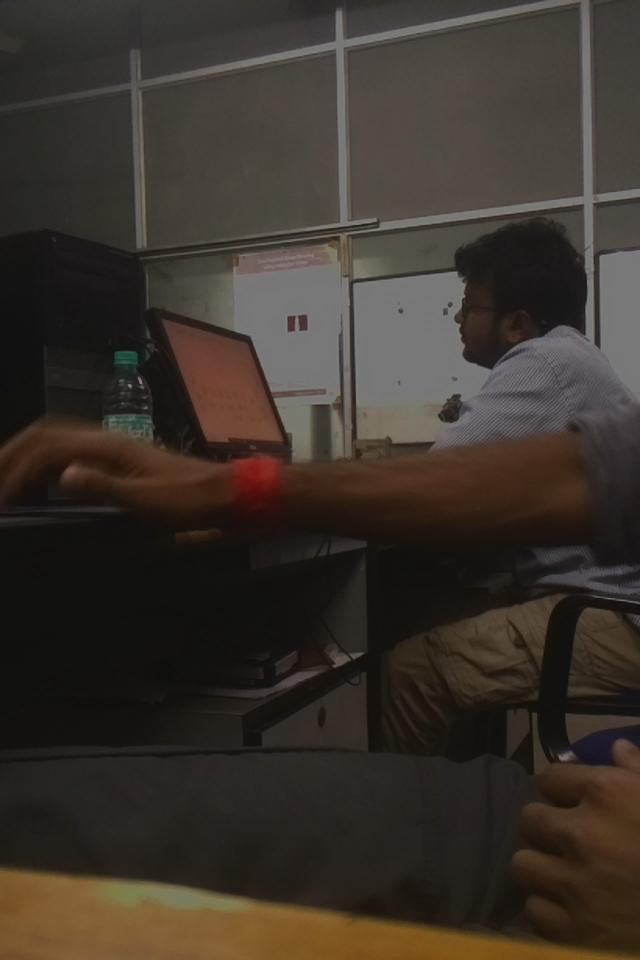
//> input picture live_streaming/img.ppm, 640 x 960 px
$ ./live_to_ccode   (built with g++ and OpenCV 4)
//> lines starting //> are read from the running program, lines starting //| are printed output that depends on the picture; pictures that were not available may be replaced by others from this repository, and a replacement may not be noted
#include <bits/stdc++.h>
#include <opencv2/opencv.hpp>
// #include "get_all4_maps.cpp"

using namespace cv;
using namespace std;

Mat img11;
Mat img22;
stack<Point2d> s;
// [51 lines left out: functions myfun, select_point, not called in this run]
int main()
{
	// Mat map1_x,map2_x,map1_y,map2_y;
	Mat img = imread("img.ppm",0);
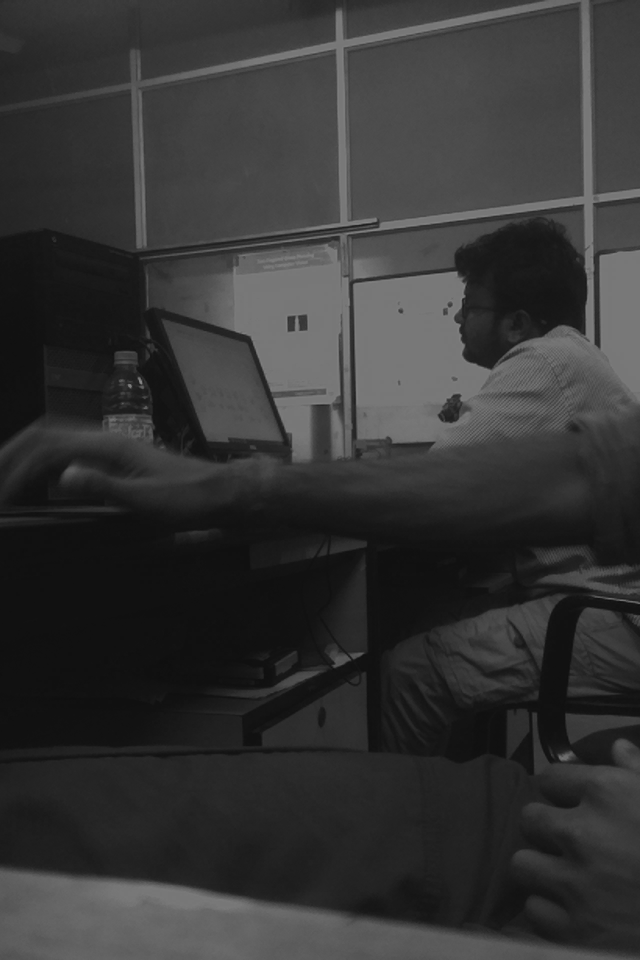
//> img: 960 rows x 640 cols, CV_8UC1; min 15, max 135, mean 52.5
	int var1;

	////to get four maps
//////////////////////////////////////////
	Mat map1_x(img.rows,img.cols,CV_16SC2,Scalar(0));
	Mat map2_x(img.rows,img.cols,CV_16SC2,Scalar(0));
	Mat map1_y(img.rows,img.cols,CV_16UC1,Scalar(0));
	Mat map2_y(img.rows,img.cols,CV_16UC1,Scalar(0));

	ifstream file;
	ofstream save;
	file.close();


	///////////////////
	file.open("my_maps/map1_1");
	if(file.good())
	{
		for(int i=0;i<map1_x.rows;i++)
		{
			for (int j = 0; j <map1_x.cols; j++)
			{
				file>>var1;
				map1_x.at<Vec2s>(i,j)[0]=var1;
				file>>var1;
				map1_x.at<Vec2s>(i,j)[1]=var1;

			}
		}
	}
	else
	{
		cout<<"prob"<<endl;
	}
	file.close();

	/////////////
	file.open("my_maps/map2_1");
	if(file.good())
	{
		for(int i=0;i<map2_x.rows;i++)
		{
			for (int j = 0;j <map2_x.cols; j++)
			{
				file>>var1;
				map2_x.at<Vec2s>(i,j)[0]=var1;
				file>>var1;
				map2_x.at<Vec2s>(i,j)[1]=var1;

			}
		}
	}
	else
	{
		cout<<"prob"<<endl;
	}
	file.close();

	///////
	file.open("my_maps/map1_2");
	if(file.good())
	{
		for(int i=0;i<map1_y.rows;i++)
		{
			for (int j = 0;j <map1_y.cols; j++)
			{
				file>>var1;
				map1_y.at<unsigned short>(i,j)=var1;

			}
		}
	}
	else
	{
		cout<<"prob"<<endl;
	}
	file.close();

	//////
	file.open("my_maps/map2_2");
	if(file.good())
	{
		for(int i=0;i<map2_y.rows;i++)
		{
			for (int j = 0;j <map2_y.cols; j++)
			{
				file>>var1;
				map2_y.at<unsigned short>(i,j)=var1;

			}
		}
	}
	else
	{
		cout<<"prob"<<endl;
	}
	file.close();

//////////////////////////////////////////

	Mat img1(img.rows,img.cols,CV_8UC3,Scalar(0,0,0));
	// stereo(Rect(0,0,stereo.cols/2,stereo.rows)).copyTo(img1);
	Mat img2(img.rows,img.cols,CV_8UC3,Scalar(0,0,0));
	// stereo(Rect(stereo.cols/2,0,stereo.cols/2,stereo.rows)).copyTo(img2);


	// VideoCapture live_stream("https://www.youtube.com/watch?v=6704d9DDwLo");
	VideoCapture live_stream("tcp://10.11.40.182:9696");
	Mat stereo;
	namedWindow("left-recified",WINDOW_AUTOSIZE);
	namedWindow("right-rectified",WINDOW_AUTOSIZE);
	while(live_stream.isOpened())
	{
		live_stream>>stereo;
//> stereo is the input picture: 960 rows x 640 cols, CV_8UC3; mean B, G, R 43.7, 51, 58.9

		////// rectifying(remaping) the above two image seperately uisng maps
		stereo(Rect(0,0,stereo.cols/2,stereo.rows)).copyTo(img1);
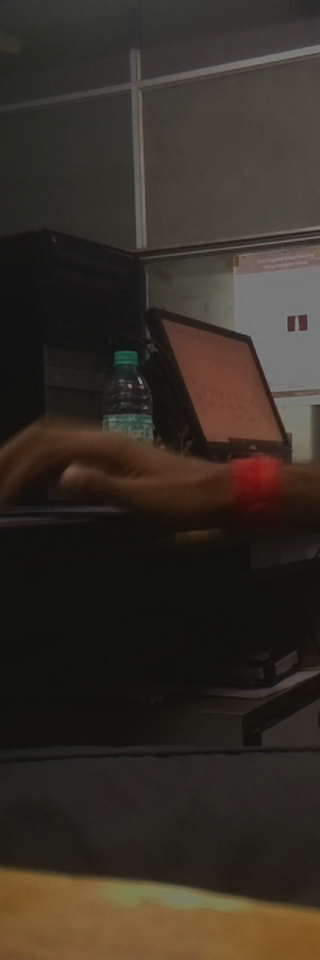
//> img1: 960 rows x 320 cols, CV_8UC3; mean B, G, R 38, 45.6, 53.5
		stereo(Rect(stereo.cols/2,0,stereo.cols/2,stereo.rows)).copyTo(img2);
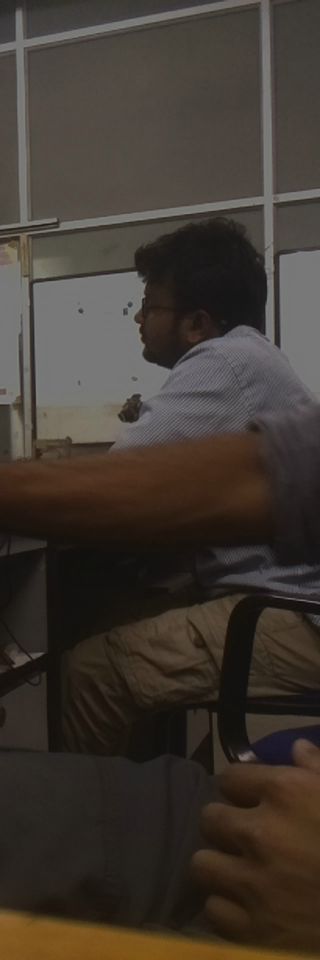
//> img2: 960 rows x 320 cols, CV_8UC3; mean B, G, R 49.3, 56.4, 64.4
		remap(img1, img11, map1_x, map1_y, CV_INTER_LINEAR,BORDER_CONSTANT);
		remap(img2, img22, map2_x, map2_y, CV_INTER_LINEAR,BORDER_CONSTANT);

		setMouseCallback("left-recified",select_point, NULL);
		setMouseCallback("right-rectified",select_point, NULL);

		imshow("left-recified",img11);
		imshow("right-rectified",img22);

		// imshow("original",stereo);
		waitKey(2);
	}

}
